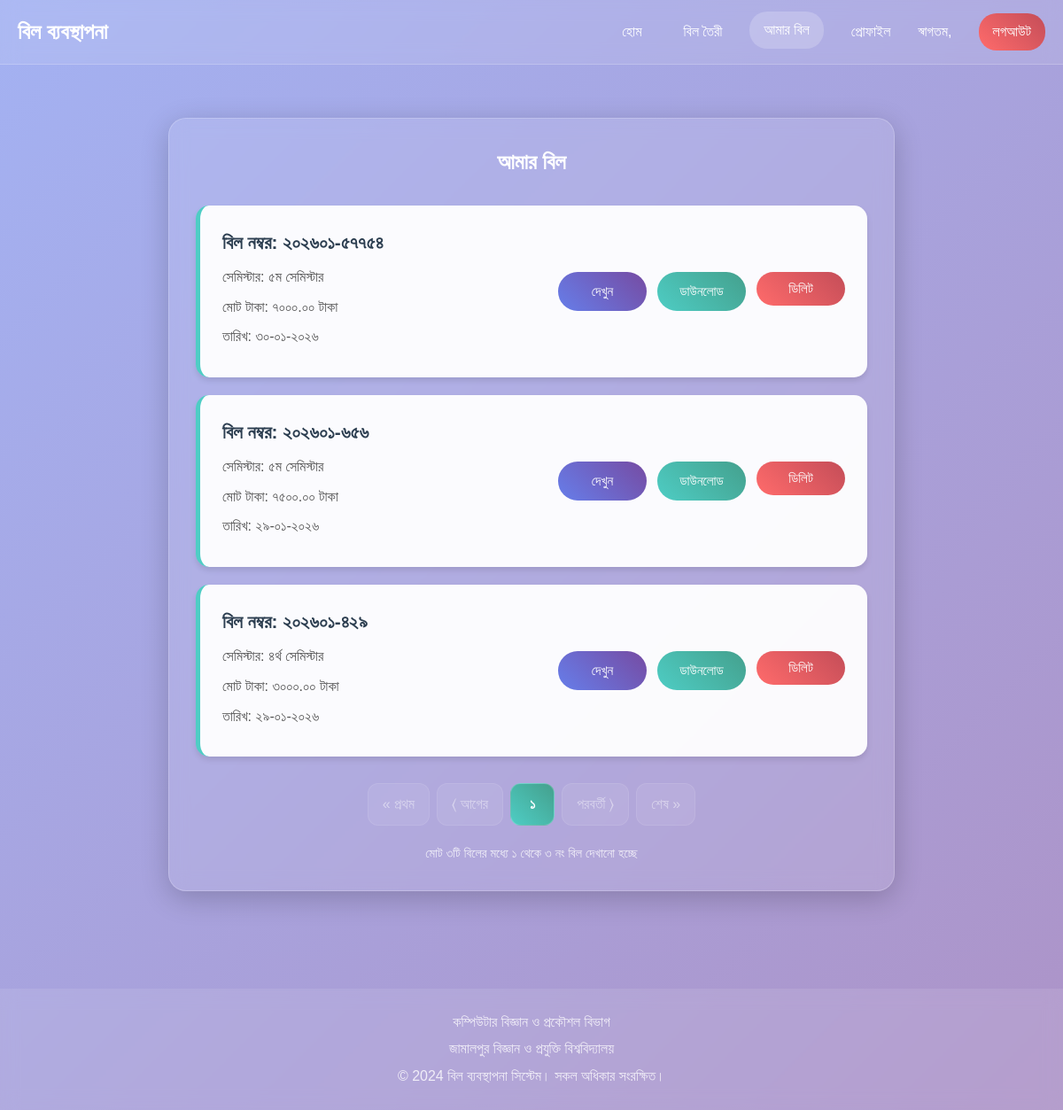
Page /my-bills/ (signed in) on the committed database.
### core/models.py (models this page shows, shortened)
class Bill(models.Model):
    BANK_CHOICES = [
        ('জনতা ব্যাংক', 'জনতা ব্যাংক'),
        ('ডাচ বাংলা ব্যাংক', 'ডাচ বাংলা ব্যাংক'),
        ('সোনালী ব্যাংক', 'সোনালী ব্যাংক'),
        ('ইসলামী ব্যাংক', 'ইসলামী ব্যাংক'),
    ]
    bank_name = models.CharField(max_length=50, choices=BANK_CHOICES, blank=True, null=True,
                                 verbose_name='ব্যাংকের নাম')
    bank_branch = models.CharField(max_length=100, blank=True, null=True, verbose_name='শাখা')
    account_number = models.CharField(max_length=50, blank=True, null=True, verbose_name='একাউন্ট নাম্বার')
    routing_number = models.CharField(max_length=50, blank=True, null=True, verbose_name='রাউটিং নাম্বার')
    SEMESTER_CHOICES = [
        ('১ম সেমিস্টার', '১ম সেমিস্টার'),
        ('২য় সেমিস্টার', '২য় সেমিস্টার'),
        ('৩য় সেমিস্টার', '৩য় সেমিস্টার'),
        ('৪র্থ সেমিস্টার', '৪র্থ সেমিস্টার'),
        ('৫ম সেমিস্টার', '৫ম সেমিস্টার'),
        ('৬ষ্ঠ সেমিস্টার', '৬ষ্ঠ সেমিস্টার'),
        ('৭ম সেমিস্টার', '৭ম সেমিস্টার'),
        ('৮ম সেমিস্টার', '৮ম সেমিস্টার'),
    ]
    STATUS_CHOICES = [
        ('pending', 'Pending'),
        ('approved', 'Approved'),
        ('rejected', 'Rejected'),
        ('paid', 'Paid'),
    ]
    bill_number = models.CharField(max_length=50, unique=True, verbose_name='বিল নম্বর')
    voucher_number = models.CharField(max_length=50, unique=True, verbose_name='ভাউচার নম্বর')
    user = models.ForeignKey(User, on_delete=models.CASCADE, verbose_name='ব্যবহারকারী')
    semester = models.CharField(max_length=20, choices=SEMESTER_CHOICES, verbose_name='সেমিস্টার')
    department = models.CharField(max_length=100, default='কম্পিউটার বিজ্ঞান এবং প্রকৌশল', verbose_name='বিভাগ')
    bangla_date = models.CharField(max_length=50, verbose_name='বাংলা তারিখ')
    total_amount = models.DecimalField(max_digits=10, decimal_places=2, default=0, verbose_name='মোট টাকা')
    status = models.CharField(max_length=20, choices=STATUS_CHOICES, default='pending', verbose_name='স্ট্যাটাস')
    approved_by = models.ForeignKey(User, on_delete=models.SET_NULL, null=True, blank=True,
                                    related_name='approved_bills', verbose_name='অনুমোদনকারী')
    approved_at = models.DateTimeField(null=True, blank=True, verbose_name='অনুমোদনের সময়')
    remarks = models.TextField(blank=True, null=True, verbose_name='মন্তব্য')
    created_at = models.DateTimeField(auto_now_add=True)
    updated_at = models.DateTimeField(auto_now=True)
    class Meta:
        ordering = ['-created_at']
        verbose_name = 'বিল'
        verbose_name_plural = 'বিলগুলি'

### core/views.py (the view)
# urls.py: path('my-bills/', views.my_bills, name='my_bills'),
@login_required
def my_bills(request):
    bills_list = Bill.objects.filter(user=request.user).order_by('-created_at')
    paginator = Paginator(bills_list, 5)
    page_number = request.GET.get('page')
    page_obj = paginator.get_page(page_number)
    return render(request, 'core/my_bills.html', {'bills': page_obj})

### core/templatetags/bangla_number.py (called while the page is built)
@register.filter
def bangla_number(value):
    try:
        return str(value).translate(english_to_bangla_digits)
    except Exception:
        return value

### templates/core/my_bills.html (shortened to what this page needs)
{% extends 'base.html' %}
{% load static %}
{% load bangla_number %}
{% block content %}
<div class="container">
    <div class="glass-card">
        <h2 style="text-align: center; color: white; margin-bottom: 30px;">আমার বিল</h2>
        {% if bills %}
        <div class="bills-list">
            {% for bill in bills %}
            <div class="bill-item">
                <div class="bill-info">
                    <h3>বিল নম্বর: {{ bill.bill_number|bangla_number }}</h3>
                    <p>সেমিস্টার: {{ bill.semester }}</p>
                    <p>মোট টাকা: {{ bill.total_amount|bangla_number }} টাকা</p>
                    <p>তারিখ: {{ bill.bangla_date }}</p>
                </div>
                <div class="bill-actions">
                    <a href="{% url 'view_bill_pdf' bill.id %}" class="btn btn-view" target="_blank">দেখুন</a>
                    <a href="{% url 'download_bill' bill.id %}" class="btn btn-download">ডাউনলোড</a>
                    <form method="post" action="{% url 'delete_bill' bill.id %}" class="delete-form"> {% csrf_token %} <button type="submit" class="btn btn-delete" onclick="return confirm('আপনি কি নিশ্চিত?')">ডিলিট</button> </form>
                </div>
            </div>
            {% endfor %}
        </div>
        <div class="pagination">
            {% if bills.has_previous %}
                <a href="?page=1" class="pagination-btn first-btn">&laquo; প্রথম</a>
                <a href="?page={{ bills.previous_page_number }}" class="pagination-btn prev-btn">⟨ আগের</a>
            {% else %}
                <span class="pagination-btn disabled">&laquo; প্রথম</span>
                <span class="pagination-btn disabled">⟨ আগের</span>
            {% endif %}
            <div class="page-numbers">
                {% for num in bills.paginator.page_range %}
                    {% if num == bills.number %}
                        <span class="pagination-btn current-page">{{ num|bangla_number }}</span>
                    {% elif num > bills.number|add:'-3' and num < bills.number|add:'3' %}
                        <a href="?page={{ num }}" class="pagination-btn page-number">{{ num|bangla_number }}</a>
                    {% endif %}
                {% endfor %}
            </div>
            {% if bills.has_next %}
                <a href="?page={{ bills.next_page_number }}" class="pagination-btn next-btn">পরবর্তী ⟩</a>
                <a href="?page={{ bills.paginator.num_pages }}" class="pagination-btn last-btn">শেষ &raquo;</a>
            {% else %}
                <span class="pagination-btn disabled">পরবর্তী ⟩</span>
                <span class="pagination-btn disabled">শেষ &raquo;</span>
            {% endif %}
        </div>
        <div class="pagination-info">
            <p>মোট {{ bills.paginator.count|bangla_number }}টি বিলের মধ্যে {{ bills.start_index|bangla_number }} থেকে {{ bills.end_index|bangla_number }} নং বিল দেখানো হচ্ছে</p>
        </div>
        {% endif %}
    </div>
</div>
<link rel="stylesheet" href="https://cdnjs.cloudflare.com/ajax/libs/font-awesome/6.0.0/css/all.min.css">
{% endblock %}

### templates/base.html (shortened to what this page needs)
{% load static %}
<!DOCTYPE html>
<html lang="bn">
<head>
    <link rel="stylesheet" href="{% static 'css/fonts.css' %}">
    <link rel="stylesheet" href="{% static 'css/base.css' %}">
</head>
<body style="background: linear-gradient(135deg, rgba(102,126,234,0.6), rgba(118,75,162,0.6)),
             url('https://i.postimg.cc/qBhmnzdM/bg.jpg') no-repeat center center fixed;
             background-size: cover;">
    <nav class="navbar">
        <div class="nav-container">
            <a href="{% url 'home' %}" class="logo">বিল ব্যবস্থাপনা</a>
            <div class="nav-links" id="navLinks">
                <a href="{% url 'home' %}" {% if request.path == '/' %}class="active"{% endif %}>হোম</a>
                {% if user.is_authenticated %}
                    <a href="{% url 'bill_create' %}" {% if 'create' in request.path %}class="active"{% endif %}>বিল তৈরী</a>
                    <a href="{% url 'my_bills' %}" {% if 'my-bills' in request.path %}class="active"{% endif %}>আমার বিল</a>
                    <a href="{% url 'profile' %}" {% if 'profile' in request.path %}class="active"{% endif %}>প্রোফাইল</a>
                    <span class="user-welcome">স্বাগতম, {{ user.first_name }}</span>
                    <a href="{% url 'logout' %}" class="btn-danger">লগআউট</a>
                {% else %}
                    <a href="{% url 'login' %}" {% if 'login' in request.path %}class="active"{% endif %}>লগইন</a>
                    <a href="{% url 'register' %}" {% if 'register' in request.path %}class="active"{% endif %}>রেজিস্টার</a>
                {% endif %}
            </div>
        </div>
    </nav>
    <div class="container">
        {% block content %}
        {% endblock %}
    </div>
    <footer class="footer">
        <p>কম্পিউটার বিজ্ঞান ও প্রকৌশল বিভাগ</p>
        <p>জামালপুর বিজ্ঞান ও প্রযুক্তি বিশ্ববিদ্যালয়</p>
        <p>&copy; 2024 বিল ব্যবস্থাপনা সিস্টেম। সকল অধিকার সংরক্ষিত।</p>
    </footer>
</body>
</html>

### static/css/base.css (style rules this page uses)
* { margin: 0; padding: 0; box-sizing: border-box; }
body { background: linear-gradient(135deg, rgba(102, 126, 234, 0.6) 0%, rgba(118, 75, 162, 0.6) 100%), url('https://i.postimg.cc/qBhmnzdM/bg.jpg') no-repeat center center fixed; background-size: cover; min-height: 100vh; font-family: 'SolaimanLipi', Arial, sans-serif; line-height: 1.6; color: #333; }
@media (max-width: 1200px) { .container { padding: 15px; } }

### templates/base.html (style rules this page uses)
.navbar { background: rgba(255, 255, 255, 0.1); backdrop-filter: blur(10px); padding: 15px 0; border-bottom: 1px solid rgba(255, 255, 255, 0.2); position: sticky; top: 0; z-index: 1000; }
.nav-container { max-width: 1200px; margin: 0 auto; padding: 0 20px; display: flex; justify-content: space-between; align-items: center; }
.logo { color: white; font-size: 24px; font-weight: bold; text-decoration: none; }
.nav-links { display: flex; gap: 15px; align-items: center; }
.nav-links a { color: white; text-decoration: none; padding: 8px 16px; border-radius: 20px; transition: all 0.3s ease; font-weight: 500; }
.nav-links a:hover, .nav-links a.active { background: rgba(255, 255, 255, 0.2); transform: translateY(-2px); }
.container { max-width: 1200px; margin: 0 auto; padding: 20px; min-height: calc(100vh - 80px); }
.glass-card { background: rgba(255, 255, 255, 0.1); backdrop-filter: blur(10px); border-radius: 20px; border: 1px solid rgba(255, 255, 255, 0.2); padding: 30px; margin: 20px 0; box-shadow: 0 8px 32px 0 rgba(31, 38, 135, 0.37); transition: transform 0.3s ease, box-shadow 0.3s ease; }
.btn { background: linear-gradient(45deg, #4144e3be, #1f1663ff); border: none; padding: 12px 30px; border-radius: 25px; color: white; font-size: 16px; cursor: pointer; transition: all 0.3s ease; text-decoration: none; display: inline-block; font-weight: 500; text-align: center; }
.btn-danger { background: linear-gradient(45deg, #FF6B6B, #C44D58); }
.user-welcome { color: white; margin-right: 15px; font-weight: 500; }
.footer { text-align: center; padding: 20px; color: white; background: rgba(255, 255, 255, 0.1); backdrop-filter: blur(10px); margin-top: 40px; }
.footer p { margin: 5px 0; opacity: 0.8; }

### templates/core/my_bills.html (style rules this page uses)
.container { max-width: 900px; margin: 0 auto; padding: 20px; min-height: 80vh; }
.glass-card { background: rgba(255, 255, 255, 0.1); backdrop-filter: blur(10px); border-radius: 20px; padding: 30px; box-shadow: 0 8px 32px rgba(0, 0, 0, 0.2); border: 1px solid rgba(255, 255, 255, 0.2); margin-bottom: 30px; }
.bills-list { display: flex; flex-direction: column; gap: 20px; margin-bottom: 30px; }
.bill-item { background: rgba(255,255,255,0.95); border-radius: 15px; padding: 25px; display: flex; justify-content: space-between; align-items: center; transition: all 0.3s ease; box-shadow: 0 4px 6px rgba(0,0,0,0.1); border-left: 5px solid #4ECDC4; }
.bill-info h3 { color: #2c3e50; margin-bottom: 10px; font-size: 1.3rem; font-weight: 600; }
.bill-info p { color: #555; margin: 8px 0; font-size: 1rem; }
.bill-actions { display: flex; gap: 12px; flex-wrap: wrap; }
.btn { display: inline-flex; align-items: center; gap: 8px; padding: 10px 20px; border-radius: 25px; cursor: pointer; transition: all 0.3s ease; text-decoration: none; font-weight: 500; border: none; text-align: center; font-size: 0.95rem; min-width: 100px; justify-content: center; }
.btn-view { background: linear-gradient(45deg, #667eea, #764ba2); color: white; }
.btn-download { background: linear-gradient(45deg, #4ECDC4, #44A08D); color: white; }
.btn-delete { background: linear-gradient(45deg, #FF6B6B, #C44D58); color: white; }
.pagination { display: flex; justify-content: center; align-items: center; gap: 8px; margin: 30px 0 20px 0; flex-wrap: wrap; }
.pagination-btn { padding: 10px 16px; background: rgba(255, 255, 255, 0.15); color: white; text-decoration: none; border-radius: 12px; transition: all 0.3s ease; font-weight: 500; border: 1px solid rgba(255, 255, 255, 0.2); min-width: 50px; text-align: center; }
.pagination-btn.disabled { opacity: 0.5; cursor: not-allowed; transform: none; }
.current-page { background: linear-gradient(45deg, #4ECDC4, #44A08D); color: white; font-weight: 600; }
.page-numbers { display: flex; gap: 8px; align-items: center; }
.pagination-info { text-align: center; color: rgba(255, 255, 255, 0.8); font-size: 0.9rem; margin-top: 15px; }
.bill-item { animation: fadeIn 0.5s ease-out; }
.bill-item:nth-child(even) { animation-delay: 0.1s; }
.bill-item:nth-child(odd) { animation-delay: 0.2s; }

### rows in the picture
Bill: bill_number|bangla_number "২০২৬০১-৫৭৭৫৪", semester "৫ম সেমিস্টার", total_amount|bangla_number "৭০০০.০০", bangla_date "৩০-০১-২০২৬"
Bill: bill_number|bangla_number "২০২৬০১-৬৫৬", semester "৫ম সেমিস্টার", total_amount|bangla_number "৭৫০০.০০", bangla_date "২৯-০১-২০২৬"
Bill: bill_number|bangla_number "২০২৬০১-৪২৯", semester "৪র্থ সেমিস্টার", total_amount|bangla_number "৩০০০.০০", bangla_date "২৯-০১-২০২৬"

### other values in the picture
{{ num|bangla_number }} "১"
{{ bills.paginator.count|bangla_number }} "৩"
{{ bills.start_index|bangla_number }} "১"
{{ bills.end_index|bangla_number }} "৩"
